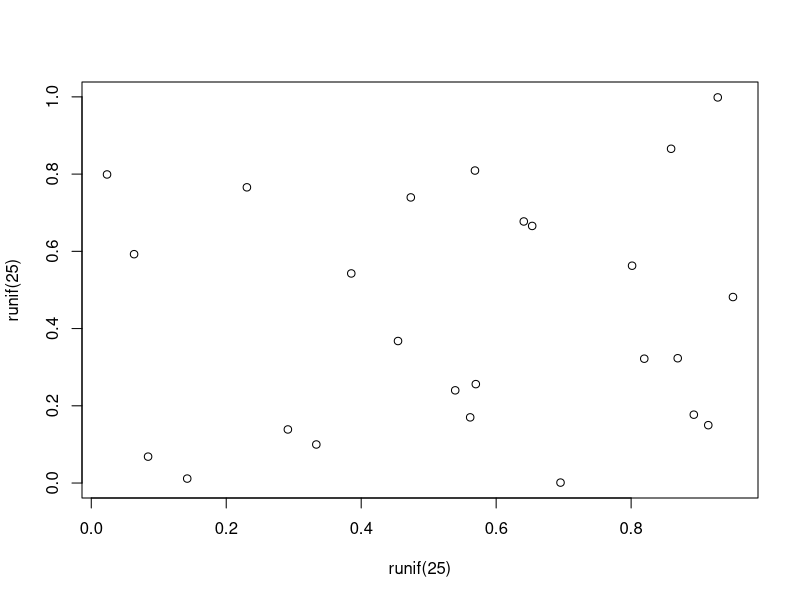

R code for this plot:
## ---- chunk 1
#| label: fig-meaningless
#| fig-cap: A meaningless scatterplot
#| fig-width: 5
#| fig-height: 5
#| fig-align: center
#| out-width: 50%
#| echo: false
plot(runif(25), runif(25))
## ---- chunk 2
#| label: tbl-simple
#| tbl-cap: Caption centered above table
#| echo: true
knitr::kable(head(mtcars)[,1:4])
